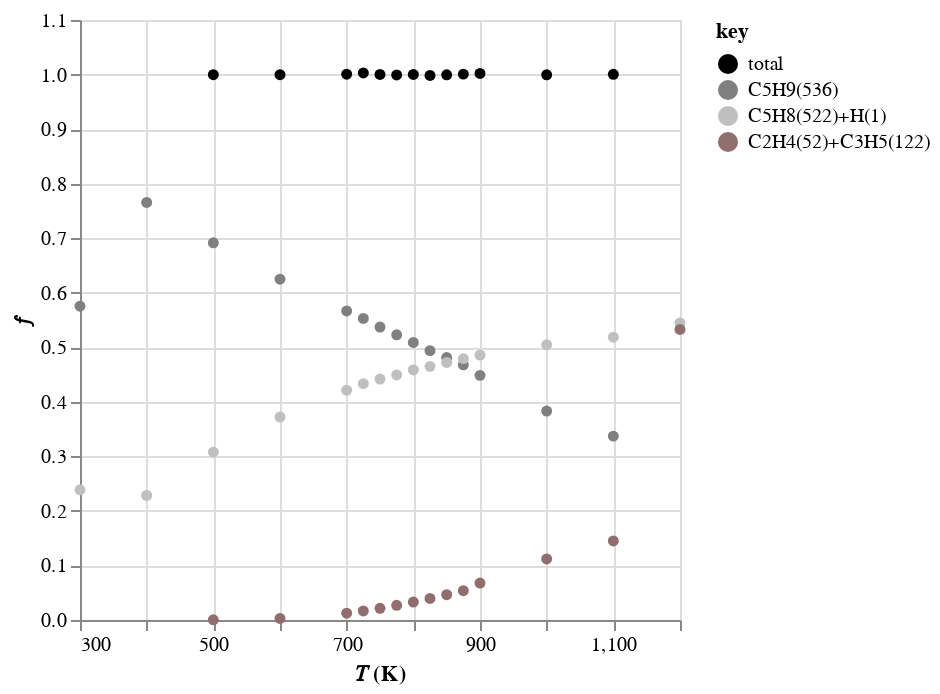
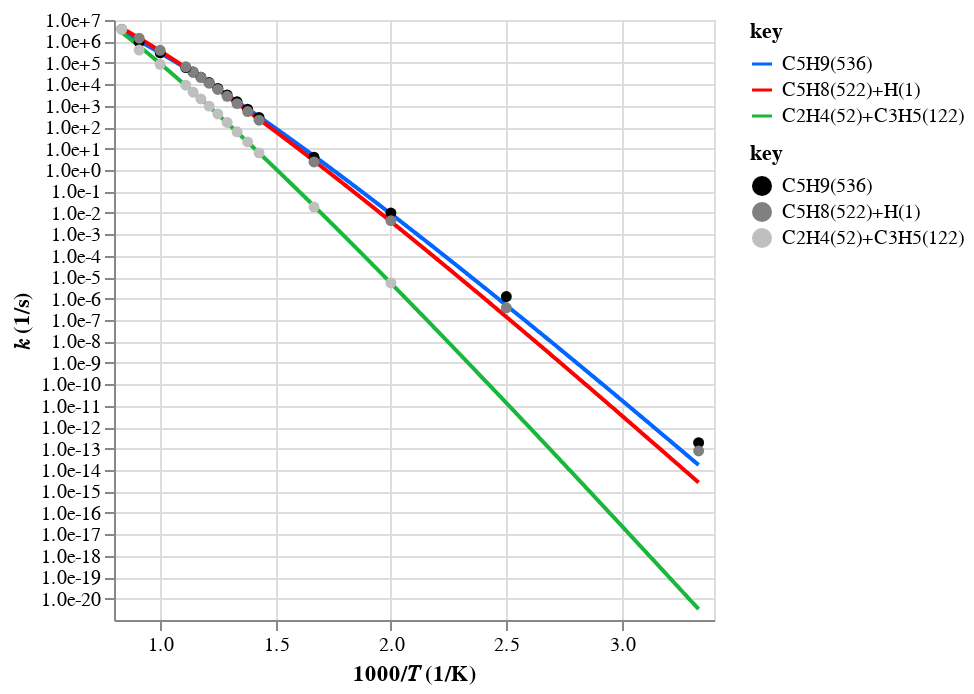

The code cell stored with these charts, in order, in its notebook:
### Code cell
from pathlib import Path

import automech as am
import polars as pl
from project_utilities import p_

T_range = (300, 1200)
open_browser = False
tag = "Z_mess_v0"
root_path = Path("..")

stoich = "C5H7"
reactants_list = [["C5H7(500)"], ["C5H7(504)"]]
# stoich = "C5H7O2"
# reactants_list = [["S(602)"], ["S(1206)r0"], ["S(1210)r0"], ["S(1209)r0"]]
stoich = "C5H9"
reactants_list = [["C5H9(553)"]]
# stoich = "C5H9O"
# reactants_list = [["C5H8(522)", "OH(4)"], ["C5H9O(852)r0"]]
# stoich = "C5H9O2"
# reactants_list = [["S(719)"], ["S(722)r0"], ["S(725)r0"], ["C5H8(522)", "HO2(8)"]]
# stoich = "C5H11O"
# reactants_list = [["CPT(563)", "OH(4)"]]
# stoich = "C5H11O2"
# reactants_list = [["CPT(563)", "HO2(8)"]]

calc_mech_json = p_.calculated_pes_mechanism(
    tag, stoich, "json", path=p_.data(root_path)
)
calc_mech = am.io.read(calc_mech_json)

if open_browser:
    disp_mech = calc_mech.model_copy(deep=True)
    disp_mech.reactions = disp_mech.reactions.filter(~pl.col("well_skipping"))
    am.display(disp_mech)

am.display_branching_fractions(
    calc_mech, T_range=T_range, P=1., reactants_list=reactants_list
)

### Figure 1 — Vega-Lite specification as saved in the notebook (floating-point values rounded to 4 significant figures)
{"config": {"view": {"continuousWidth": 300, "continuousHeight": 300}}, "data": {"name": "data-7a31ba236dcaa7953697cb29bc5078b4"}, "mark": {"type": "point", "filled": true, "opacity": 1}, "encoding": {"color": {"field": "key", "scale": {"domain": ["total", "C5H9(536)", "C5H8(522)+H(1)", "C2H4(52)+C3H5(122)"], "range": ["#000000", "#808080ff", "#bfbfbfff", "#916e6e"]}, "type": "nominal"}, "x": {"field": "x", "scale": {"zero": false}, "title": "𝑇 (K)", "type": "quantitative"}, "y": {"field": "value", "title": "𝑓", "type": "quantitative"}}, "transform": [{"fold": ["total", "C5H9(536)", "C5H8(522)+H(1)", "C2H4(52)+C3H5(122)"]}], "$schema": "https://vega.github.io/schema/vega-lite/v5.20.1.json", "datasets": {"data-7a31ba236dcaa7953697cb29bc5078b4": [{"x": 300.0, "total": null, "C5H9(536)": 0.5754, "C5H8(522)+H(1)": 0.2388, "C2H4(52)+C3H5(122)": null}, {"x": 400.0, "total": null, "C5H9(536)": 0.7654, "C5H8(522)+H(1)": 0.2284, "C2H4(52)+C3H5(122)": null}, {"x": 500.0, "total": 0.9997, "C5H9(536)": 0.6915, "C5H8(522)+H(1)": 0.3078, "C2H4(52)+C3H5(122)": 0.0003787}, {"x": 600.0, "total": 0.9998, "C5H9(536)": 0.6248, "C5H8(522)+H(1)": 0.3721, "C2H4(52)+C3H5(122)": 0.002936}, {"x": 700.0, "total": 1.001, "C5H9(536)": 0.5666, "C5H8(522)+H(1)": 0.4215, "C2H4(52)+C3H5(122)": 0.01252}, {"x": 725.0, "total": 1.003, "C5H9(536)": 0.5528, "C5H8(522)+H(1)": 0.4333, "C2H4(52)+C3H5(122)": 0.01667}, {"x": 750.0, "total": 1.0, "C5H9(536)": 0.5371, "C5H8(522)+H(1)": 0.4417, "C2H4(52)+C3H5(122)": 0.02141}, {"x": 775.0, "total": 0.9992, "C5H9(536)": 0.5229, "C5H8(522)+H(1)": 0.4493, "C2H4(52)+C3H5(122)": 0.02696}, {"x": 800.0, "total": 1.0, "C5H9(536)": 0.5088, "C5H8(522)+H(1)": 0.4584, "C2H4(52)+C3H5(122)": 0.03296}, {"x": 825.0, "total": 0.9983, "C5H9(536)": 0.4938, "C5H8(522)+H(1)": 0.465, "C2H4(52)+C3H5(122)": 0.03942}, {"x": 850.0, "total": 0.9996, "C5H9(536)": 0.4811, "C5H8(522)+H(1)": 0.4722, "C2H4(52)+C3H5(122)": 0.04633}, {"x": 875.0, "total": 1.001, "C5H9(536)": 0.4678, "C5H8(522)+H(1)": 0.4792, "C2H4(52)+C3H5(122)": 0.05372}, {"x": 900.0, "total": 1.002, "C5H9(536)": 0.4485, "C5H8(522)+H(1)": 0.4858, "C2H4(52)+C3H5(122)": 0.06769}, {"x": 1000.0, "total": 0.9995, "C5H9(536)": 0.383, "C5H8(522)+H(1)": 0.5046, "C2H4(52)+C3H5(122)": 0.1119}, {"x": 1100.0, "total": 1.0, "C5H9(536)": 0.3371, "C5H8(522)+H(1)": 0.5184, "C2H4(52)+C3H5(122)": 0.1449}, {"x": 1200.0, "total": null, "C5H9(536)": null, "C5H8(522)+H(1)": 0.5444, "C2H4(52)+C3H5(122)": 0.5328}]}}

### Figure 2 — Vega-Lite specification as saved in the notebook (floating-point values rounded to 4 significant figures; data arrays with more than 128 entries replaced by an {"elided": "..."} marker saying what was removed)
{"config": {"view": {"continuousWidth": 300, "continuousHeight": 300}}, "layer": [{"data": {"name": "data-d1dbdd7c31a5db1cc028b19fa150db26"}, "mark": {"type": "line"}, "encoding": {"color": {"field": "key", "scale": {"domain": ["C5H9(536)", "C5H8(522)+H(1)", "C2H4(52)+C3H5(122)"], "range": ["#0066ff", "#ff0000", "#1ab73a"]}, "type": "nominal"}, "x": {"field": "x", "scale": {"zero": false}, "title": "1000/𝑇 (1/K)", "type": "quantitative"}, "y": {"axis": {"format": ".1e", "values": [1e-20, 1e-19, 1e-18, 1e-17, 1e-16, 1e-15, 1e-14, 1e-13, 1e-12, 1e-11, 1e-10, 1e-09, 1e-08, 1e-07, 1e-06, 1e-05, 0.0001, 0.001, 0.01, 0.1, 1, 10, 100, 1000, 10000, 100000, 1000000, 10000000, 100000000]}, "field": "value", "scale": {"type": "log"}, "title": "𝑘 (1/s)", "type": "quantitative"}}, "transform": [{"fold": ["C5H9(536)", "C5H8(522)+H(1)", "C2H4(52)+C3H5(122)"]}]}, {"data": {"name": "data-451b52053cc8c40615685f66524a4ae4"}, "mark": {"type": "point", "filled": true, "opacity": 1}, "encoding": {"color": {"field": "key", "scale": {"domain": ["C5H9(536)", "C5H8(522)+H(1)", "C2H4(52)+C3H5(122)"], "range": ["#000000", "#808080ff", "#bfbfbfff"]}, "type": "nominal"}, "x": {"field": "x", "scale": {"zero": false}, "title": "1000/𝑇 (1/K)", "type": "quantitative"}, "y": {"axis": {"format": ".1e", "values": [1e-13, 1e-12, 1e-11, 1e-10, 1e-09, 1e-08, 1e-07, 1e-06, 1e-05, 0.0001, 0.001, 0.01, 0.1, 1, 10, 100, 1000, 10000, 100000, 1000000, 10000000, 100000000]}, "field": "value", "scale": {"type": "log"}, "title": "𝑘 (1/s)", "type": "quantitative"}}, "transform": [{"fold": ["C5H9(536)", "C5H8(522)+H(1)", "C2H4(52)+C3H5(122)"]}]}], "resolve": {"scale": {"color": "independent"}}, "$schema": "https://vega.github.io/schema/vega-lite/v5.20.1.json", "datasets": {"data-d1dbdd7c31a5db1cc028b19fa150db26": {"elided": "1000 records"}, "data-451b52053cc8c40615685f66524a4ae4": [{"x": 3.333, "C5H9(536)": 1.87e-13, "C5H8(522)+H(1)": 7.76e-14, "C2H4(52)+C3H5(122)": null}, {"x": 2.5, "C5H9(536)": 1.24e-06, "C5H8(522)+H(1)": 3.7e-07, "C2H4(52)+C3H5(122)": null}, {"x": 2.0, "C5H9(536)": 0.00975, "C5H8(522)+H(1)": 0.00434, "C2H4(52)+C3H5(122)": 5.34e-06}, {"x": 1.667, "C5H9(536)": 3.98, "C5H8(522)+H(1)": 2.37, "C2H4(52)+C3H5(122)": 0.0187}, {"x": 1.429, "C5H9(536)": 285.0, "C5H8(522)+H(1)": 212.0, "C2H4(52)+C3H5(122)": 6.3}, {"x": 1.379, "C5H9(536)": 680.0, "C5H8(522)+H(1)": 533.0, "C2H4(52)+C3H5(122)": 20.5}, {"x": 1.333, "C5H9(536)": 1520.0, "C5H8(522)+H(1)": 1250.0, "C2H4(52)+C3H5(122)": 60.6}, {"x": 1.29, "C5H9(536)": 3200.0, "C5H8(522)+H(1)": 2750.0, "C2H4(52)+C3H5(122)": 165.0}, {"x": 1.25, "C5H9(536)": 6360.0, "C5H8(522)+H(1)": 5730.0, "C2H4(52)+C3H5(122)": 412.0}, {"x": 1.212, "C5H9(536)": 12000.0, "C5H8(522)+H(1)": 11300.0, "C2H4(52)+C3H5(122)": 958.0}, {"x": 1.176, "C5H9(536)": 21600.0, "C5H8(522)+H(1)": 21200.0, "C2H4(52)+C3H5(122)": 2080.0}, {"x": 1.143, "C5H9(536)": 37100.0, "C5H8(522)+H(1)": 38000.0, "C2H4(52)+C3H5(122)": 4260.0}, {"x": 1.111, "C5H9(536)": 60100.0, "C5H8(522)+H(1)": 65100.0, "C2H4(52)+C3H5(122)": 9070.0}, {"x": 1.0, "C5H9(536)": 293000.0, "C5H8(522)+H(1)": 386000.0, "C2H4(52)+C3H5(122)": 85600.0}, {"x": 0.9091, "C5H9(536)": 917000.0, "C5H8(522)+H(1)": 1410000.0, "C2H4(52)+C3H5(122)": 394000.0}, {"x": 0.8333, "C5H9(536)": null, "C5H8(522)+H(1)": 3740000.0, "C2H4(52)+C3H5(122)": 3660000.0}]}}
